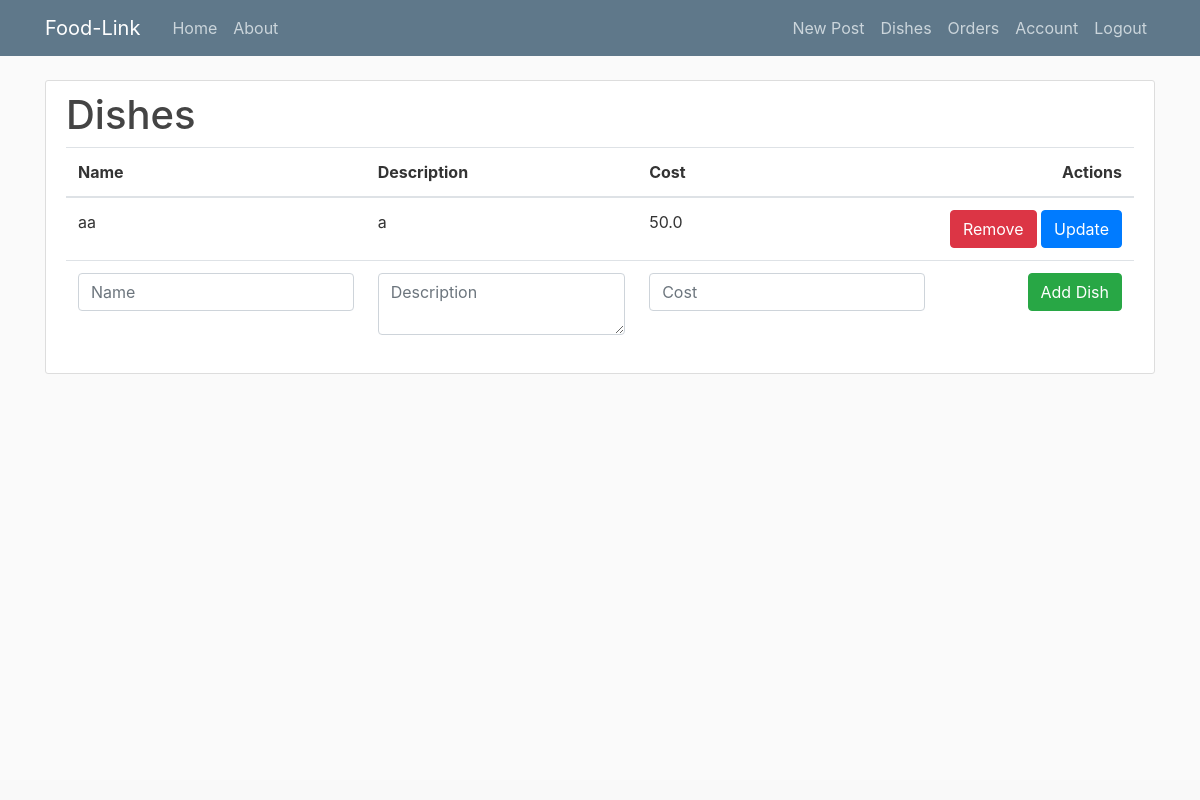
The page /dishes (signed in) on the database its author committed.
### flaskblog/models.py (models this page shows, shortened)
class Dish(db.Model):
    id = db.Column(db.Integer, primary_key=True)
    name = db.Column(db.String(50), nullable=False)
    description = db.Column(db.Text, nullable=False)
    cost = db.Column(db.Float, nullable=False)
    restaurant_owner_id = db.Column(db.Integer, db.ForeignKey('user.id'), nullable=False)
    restaurant_owner = db.relationship('User', backref=db.backref('dishes', lazy=True))

### flaskblog/routes.py (the view)
@app.route("/dishes", methods=['GET', 'POST'])
@login_required
def get_dishes():
    dishes = Dish.query.filter_by(restaurant_owner_id=current_user.id).all()
    form = DishForm()
    return render_template('dishes.html', dishes=dishes, form=form)

### flaskblog/forms.py
class DishForm(FlaskForm):
    name = StringField('Name', validators=[DataRequired(), Length(min=2, max=50)])
    description = TextAreaField('Description', validators=[DataRequired()])
    cost = DecimalField('Cost', validators=[DataRequired(), NumberRange(min=0)])
    submit = SubmitField('Add Dish')

### flaskblog/models.py (called while the page is built)
@login_manager.user_loader
def load_user(user_id):
    return User.query.get(int(user_id))

### flaskblog/templates/dishes.html (shortened to what this page needs)
{% extends "layout.html" %}
{% block content %}
    <div class="content-section">
    <h1>Dishes</h1>
    <table class="table">
    <thead>
        <tr>
            <th>Name</th>
            <th>Description</th>
            <th>Cost</th>
            <th class="text-right">Actions</th>
        </tr>
    </thead>
    <tbody>
        {% for dish in current_user.dishes %}
            <tr>
                <td>{{ dish.name }}</td>
                <td>{{ dish.description }}</td>
                <td>{{ dish.cost }}</td>
                <td class="text-right">
                    <form action="{{ url_for('remove_dish', dish_id=dish.id) }}" method="POST" style="display: inline-block;">
                        <button type="submit" class="btn btn-danger remove-btn" data-id="{{ dish.id }}">Remove</button>
                    </form>
                    <button type="button" class="btn btn-primary edit-btn" data-toggle="modal" data-target="#editModal{{ dish.id }}">Update</button>
                </td>
            </tr>
        {% endfor %}
        <div style="position: fixed; bottom: 0; left: 0; width: 100%; background-color: #f9f9f9; padding: 10px;">
            <form action="{{ url_for('add_dish') }}" method="POST">
                <td>
                    {{ form.name(class="form-control", placeholder="Name") }}
                </td>
                <td>
                    {{ form.description(class="form-control", placeholder="Description") }}
                </td>
                <td>
                    {{ form.cost(class="form-control", placeholder="Cost") }}
                </td>
                <td class="text-right">
                    {{ form.submit(class="btn btn-success") }}
                </td>
            </form>
        </div>
    </tbody>
</table>
    </div>
{% endblock content %}

### flaskblog/static/main.css (style rules this page uses)
body { background: #fafafa; color: #333333; margin-top: 5rem; }
h1, h2, h3, h4, h5, h6 { color: #444444; }
.content-section { background: #ffffff; padding: 10px 20px; border: 1px solid #dddddd; border-radius: 3px; margin-bottom: 20px; }

### rows shown on the page
Dish: name "aa", description "a", cost "50.0"
